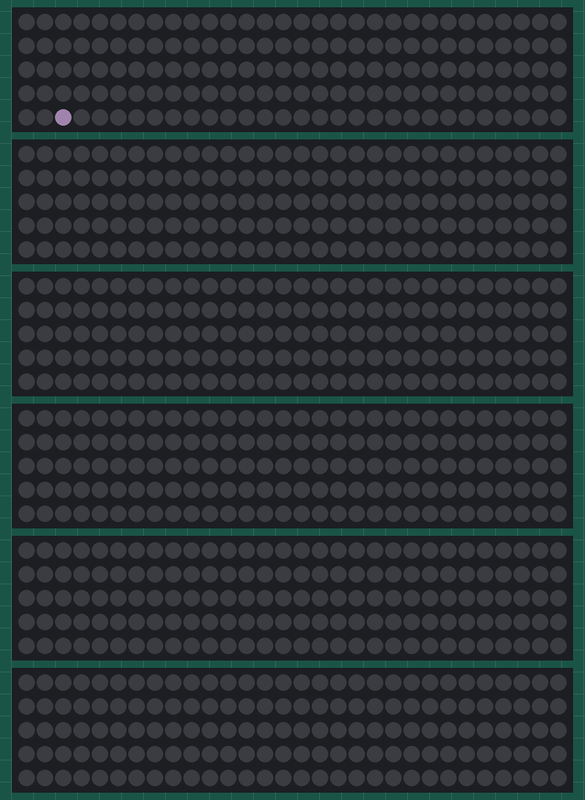
The sketch below on a simulated ESP32. Parts: 6 × 150 RGB LEDs in strip order, left to right, continuing on the next row. Dim RGB values are drawn brighter than linear; random numbers use the default seed unless the sketch sets one.

Above: at 5.06 s.
At 8.7 s:
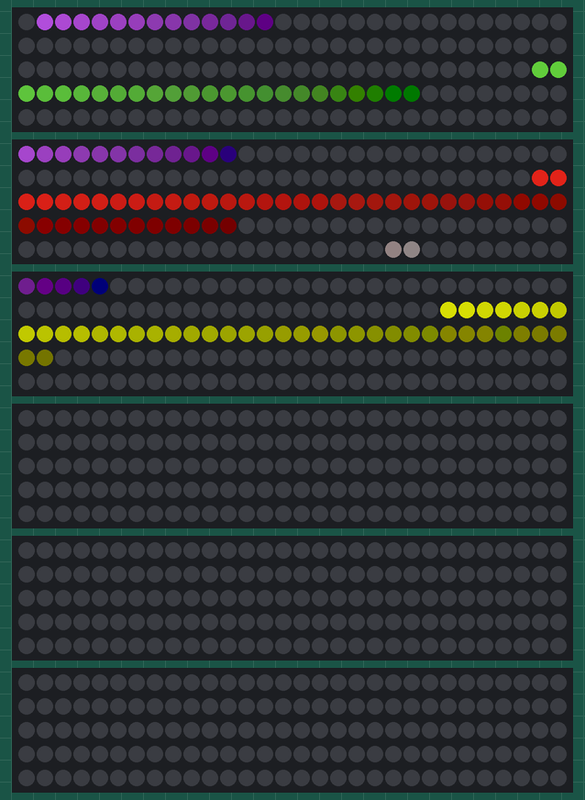
At 12.62 s:
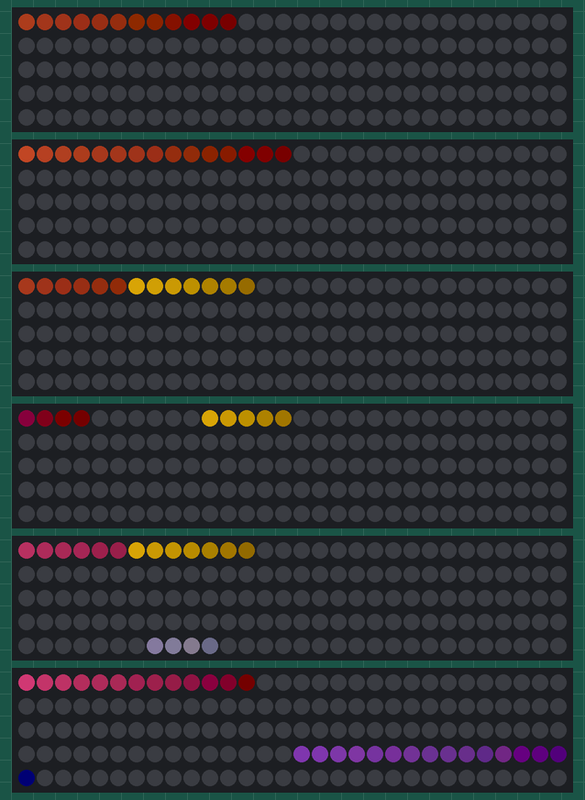
At 20.15 s:
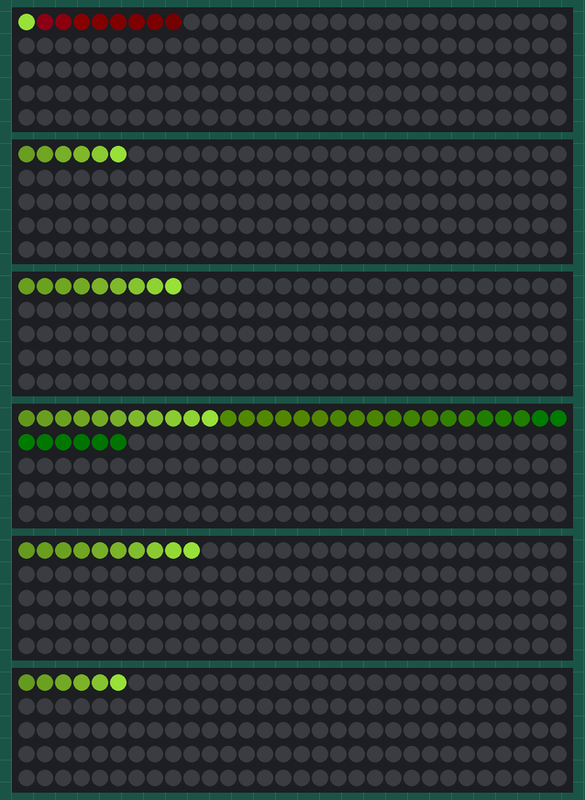
At 29.77 s:
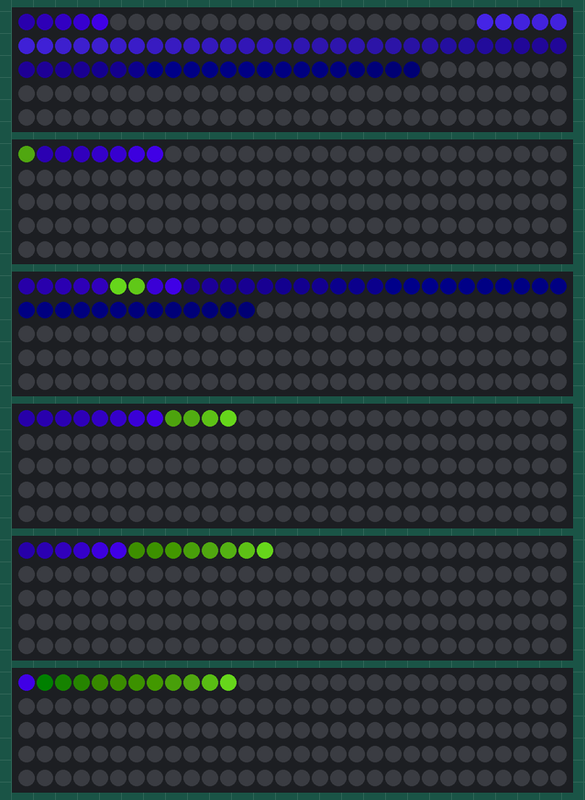
At 39.72 s:
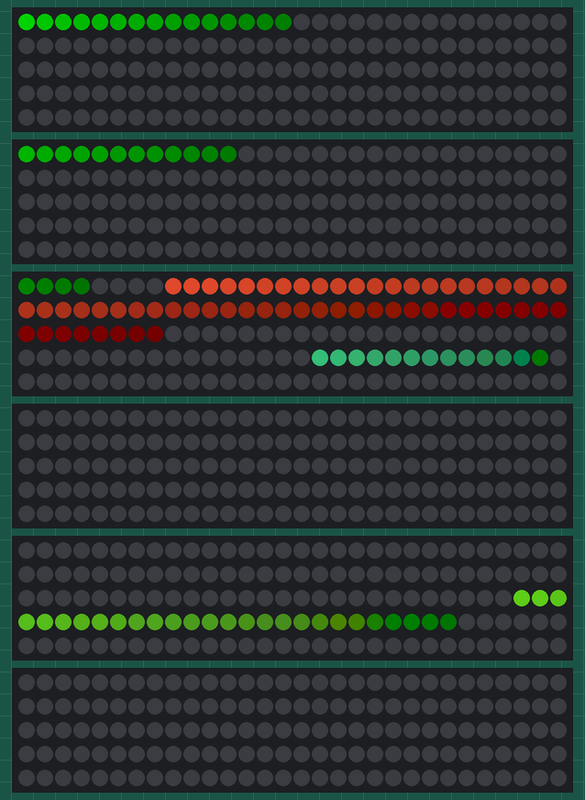

The sketch:

mistress.ino
```cpp
#include "mistress.h"

void setup() {
	pinMode(LED_S1, OUTPUT);
	pinMode(LED_S2, OUTPUT);
	pinMode(LED_S3, OUTPUT);
	pinMode(LED_S4, OUTPUT);
	pinMode(LED_S5, OUTPUT);
	pinMode(LED_S6, OUTPUT);

	FastLED.addLeds<WS2811, LED_S1, GRB>(frame_buffer + NumLedsPerTrack * 0, NumLedsPerTrack);
	FastLED.addLeds<WS2811, LED_S2, GRB>(frame_buffer + NumLedsPerTrack * 1, NumLedsPerTrack);
	FastLED.addLeds<WS2811, LED_S3, GRB>(frame_buffer + NumLedsPerTrack * 2, NumLedsPerTrack);
	FastLED.addLeds<WS2811, LED_S4, GRB>(frame_buffer + NumLedsPerTrack * 3, NumLedsPerTrack);
	FastLED.addLeds<WS2811, LED_S5, GRB>(frame_buffer + NumLedsPerTrack * 4, NumLedsPerTrack);
	FastLED.addLeds<WS2811, LED_S6, GRB>(frame_buffer + NumLedsPerTrack * 5, NumLedsPerTrack);
	display.set();
}

void loop() {
	animator.wait_for_frame();
	animator.tick();
	display.render();
	FastLED.show();
}
```

animator.cpp
```cpp
#include "mistress.h"


CRGB frame_buffer[NumTracks * NumLedsPerTrack];

Animator::Animator()
{
}

void Animator::wait_for_frame()
{
	auto time = _time;
	while (time - _prev_time < FramePeriod)
	{
		time = millis();
	}
}

void Animator::tick()
{
	_prev_time = _time;
	_time = millis();

	display.animate(_time - _prev_time);
}

Animator animator;
```

display.cpp
```cpp
#include "mistress.h"

Display::Display()
{
	for (int i = 0; i < NumTracks; ++i)
	{
		_tracks[i].set_track_id(i);
	}

	int s = 0;
	for (int t0 = 0; t0 < NumTracks; ++t0)
	{
		for (int r = 0; r < NumRocketsPerTrack; ++r)
		{
			for (int t1 = 0; t1 < NumTracks; ++t1)
			{
				_splashePtrs[s++] = & _tracks[t1]._splashes[NumRocketsPerTrack * t0 + r];
			}
		}
		_tracks[t0].set_splashes(_splashePtrs + NumRocketsPerTrack * NumTracks * t0);
	}
}

void Display::set()
{
	for (int i = 0; i < NumTracks; ++i)
	{
		_tracks[i].set();
	}
	for (unsigned int b = 0; b < sizeof(frame_buffer) / sizeof(frame_buffer[0]); ++b)
	{
		frame_buffer[b] = CRGB(0, 0, 0);
	}
}

void Display::reset()
{
	set();
}

void Display::animate(long ticks)
{
	for (int i = 0; i < NumTracks; ++i)
	{
		_tracks[i].animate(ticks);
	}
}

void Display::render()
{
	// fade previous frame
	for (unsigned int b = 0; b < sizeof(frame_buffer) / sizeof(frame_buffer[0]); ++b)
	{
		CRGB rgb = frame_buffer[b];
		frame_buffer[b] = CRGB((int) rgb.r * 7 / 8,
	                           (int) rgb.g * 7 / 8,
	                           (int) rgb.b * 7 / 8);
	}
	for (int i = 0; i < NumTracks; ++i)
	{
		_tracks[i].render();
	}
}

Display display;
```

mistress.h
```cpp
#ifdef ARDUINO
#include <FastLED.h>

const int LED_S1 = 13;
const int LED_S2 = 27;
const int LED_S3 = 26;
const int LED_S4 = 25;
const int LED_S5 = 33;
const int LED_S6 = 32;

#else
#include <iostream>
#include <iomanip>
#include "system.h"
#endif


/* For DOIT ESP32 DEVKIT V1   (ESP32-VROOM-32D 30-pin layout)
 * EN
 * SENSOR VP
 * SENSOR VN
 * 34
 * 35
 * 32  - strip 6
 * 33  - strip 5
 * 25  - strip 4
 * 26  - strip 3
 * 27  - strip 2
 * 14
 * 12
 * 13  - strip 1
 * GND - ground to board
 * 5V  - 5V to src
*/

// Hardware setup

const long NumTracks = 6;
const long NumStripsPerTrack = 1;
const long NumLedsPerStrip = 150;
const long NumLedsPerTrack = NumStripsPerTrack * NumLedsPerStrip;
const long NumRocketsPerTrack = 2;
const long NumSplashesPerTrack = NumRocketsPerTrack * NumTracks;

const unsigned char max_power = 255;

const long FramePeriod = 1024 / 30;

extern CRGB frame_buffer[NumTracks * NumLedsPerTrack];

// Data classes

struct Splash
{
	Splash();
	void set();
	void reset();
	void animate(long ticks);
	void render();

	bool _active;
	int _track_id;
	long _pos;
	long _prev_pos;
	int _vel;
	int _acc;
	CHSV _hsv;
};

struct Rocket
{
	Rocket();
	void set_splashes(Splash ** splashePtrs);
	void set();
	void reset();
	void animate(long ticks);
	void render();

	int _track_id;
	Splash ** _splash_ptrs;
	long _time_to_start;
	long _pos;
	long _prev_pos;
	int _vel;
	int _acc;
	CHSV _max_hsv;
	CHSV _current_hsv;
	CHSV _init_hsv;
};

#ifndef ARDUINO
std::ostream & operator << (std::ostream & os, Rocket const & rhs);
#endif

struct Track
{
	Track();
	void set_track_id(int track_id);
	void set_splashes(Splash ** splashes);
	void set();
	void reset();
	void animate(long ticks);
	void render();

	int _track_id;
	Rocket _rockets[NumRocketsPerTrack];
	Splash _splashes[NumSplashesPerTrack];
};

struct Display
{
	Display();
	void set();
	void reset();
	void animate(long ticks);
	void render();

	Track _tracks[NumTracks];
	Splash * _splashePtrs[NumSplashesPerTrack * NumTracks];
};

extern Display display;

// Animator

class Animator
{
public:
	Animator();
	void wait_for_frame();
	void tick();

	long get_time() { return _time; }
	long get_prev_time() { return _prev_time; }

private:
	long _time = 0;
	long _prev_time = 0;
};

extern Animator animator;
```

rocket.cpp
```cpp
#include "mistress.h"

Rocket::Rocket()
{
}

void Rocket::set_splashes(Splash ** splash_ptrs)
{
	_splash_ptrs = splash_ptrs;
}


void Rocket::set()
{
#ifndef ARDUINO
	std::cout << "Rocket::set - " << _track_id << "; " << this << '\n';
	for (int i = 0; i < NumTracks; ++i)
	{
		std::cout << " - Splash: " << _splash_ptrs[i] << '\n';
	}
#endif
	reset();
}

void Rocket::reset()
{
	_time_to_start = random(4000, 20000);
	_prev_pos = _pos = random(NumLedsPerTrack * 3 / 4 * 1000000, NumLedsPerTrack * 1000000);
	_vel = - random(10000);
	_acc = -50;
	_max_hsv = CHSV(random(256), 128 + random(128), random(max_power * 3 / 4, max_power));
	_current_hsv = CHSV(_max_hsv.h, 0, _max_hsv.v / 4);
	_init_hsv = _current_hsv;
}

void Rocket::animate(long ticks)
{
	_time_to_start -= ticks;

	if (_time_to_start > 0)
		{ return; }

	_prev_pos = _pos;
	_vel += _acc * ticks;
	_pos += _vel * ticks;

	auto iv = NumLedsPerTrack * 1024 / 2;
	auto pf = max((long) 0, _pos / 1024 - iv);
	auto df = iv - pf;
	_current_hsv.s = (long) (_init_hsv.s * pf) / iv + (long) (_max_hsv.s * df) / iv;
	_current_hsv.v = (long) (_init_hsv.v * pf) / iv + (long) (_max_hsv.v * df) / iv;

	if (_pos < 0)
	{
		for (int s = 0; s < NumTracks; ++s)
		{
			int dist = (abs(s - _track_id) + NumTracks) % NumTracks;
			dist *= dist;
			_splash_ptrs[s]->_active = true;
			_splash_ptrs[s]->_pos = 0;
			_splash_ptrs[s]->_vel = - _vel / 6 - _vel * (NumTracks - dist) / NumTracks / 6;
			_splash_ptrs[s]->_acc = _acc;
			_splash_ptrs[s]->_hsv = _current_hsv;
		}
	}

	if (_prev_pos < 0)
	{
		reset();
	}
}

void Rocket::render()
{
	if (_time_to_start > 0)
		{ return; }

	CRGB * buf = & frame_buffer[_track_id * NumLedsPerTrack];
	CRGB col = CRGB(_current_hsv);

	// always light up at least one
	auto p = _pos / 1024 / 1024;
	if (p >= 0)
	{
		buf[p] = col;
	}

	// light up any skipped pixels for fast-movers
	auto pp = _prev_pos / 1024 / 1024;
	for (int pt = p; pt < pp; ++pt)
	{
		if (pt >= 0)
		{
			buf[pt] = col;
		}
	}
}

#ifndef ARDUINO
std::ostream & operator << (std::ostream & os, Rocket const & rhs)
{
	os << "pos: " << std::setw(9) << rhs._pos
	   << "; prev_pos: " << std::setw(9) << rhs._prev_pos
	   << "; tts: " << std::setw(5) << rhs._time_to_start
	   << "; vel: " << std::setw(7) << rhs._vel
	   << "; cur: " << std::setw(3) << (int) rhs._current_hsv.h
	   << ", "  << std::setw(3) << (int) rhs._current_hsv.s
	   << ", "  << std::setw(3) << (int) rhs._current_hsv.v
	   << '\n';

	return os;
}
#endif
```

splash.cpp
```cpp
#include "mistress.h"

Splash::Splash()
{
}

void Splash::set()
{
#ifndef ARDUINO
	std::cout << "Splash::set - " << _track_id << "; " << this << '\n';
#endif
	reset();
}

void Splash::reset()
{
	_active = false;
	_prev_pos = _pos = 0;
	_vel = 0;
	_acc = 0;
}

void Splash::animate(long ticks)
{
	if (_active == false)
		{ return; }

	_vel += _acc * ticks;
	_prev_pos = _pos;
	_pos += _vel * ticks;

	if (_prev_pos < 0)
	{
		reset();
	}
}

void Splash::render()
{
	if (_active == false)
		{ return; }

	CRGB * buf = & frame_buffer[_track_id * NumLedsPerTrack];
	CRGB col = CRGB(_hsv);

	auto p = _pos / 1024 / 1024;
	if (p >= 0)
	{
		buf[p] = col;
	}

	// light up any skipped pixels for fast-movers
	auto pp = _prev_pos / 1024 / 1024;
	for (int pt = p; pt < pp; ++pt)
	{
		if (pt >= 0)
		{
			buf[pt] = col;
		}
	}
}
```

system.cpp
```cpp
#ifndef ARDUINO

#include "system.h"
#include <chrono>

class MilliClock
{
public:
	MilliClock()
	: _start_time(std::chrono::steady_clock::now())
	{
	}

	long long millis() const
	{
		auto now = std::chrono::steady_clock::now();
		auto elapsed = std::chrono::duration_cast<std::chrono::milliseconds>(now - _start_time);
		return elapsed.count();
	}

private:
	std::chrono::time_point<std::chrono::steady_clock> _start_time;
};

MilliClock millis_clock;

long millis()
{
	return (long) millis_clock.millis();
}

#endif
```

track.cpp
```cpp
#include "mistress.h"

Track::Track()
{
}

void Track::set_track_id(int track_id)
{
	_track_id = track_id;

	for (int r = 0; r < NumRocketsPerTrack; ++r)
	{
		_rockets[r]._track_id = track_id;
	}

	for (int s = 0; s < NumTracks * NumRocketsPerTrack; ++s)
	{
		_splashes[s]._track_id = track_id;
	}
}

void Track::set_splashes(Splash ** splashes)
{
	for (int r = 0; r < NumRocketsPerTrack; ++r)
	{
		_rockets[r].set_splashes(splashes + NumSplashesPerTrack / 2 * r);
	}
}

void Track::set()
{
#ifndef ARDUINO
	std::cout << "Track::set - " << _track_id << "; " << this << '\n';
#endif
	for (int r = 0; r < NumRocketsPerTrack; ++r)
	{
		_rockets[r].set();
	}
	for (int s = 0; s < NumSplashesPerTrack; ++s)
	{
		_splashes[s].set();
	}
}

void Track::reset()
{
	for (int r = 0; r < NumRocketsPerTrack; ++r)
	{
		_rockets[r].reset();
	}
	for (int s = 0; s < NumSplashesPerTrack; ++s)
	{
		_splashes[s].reset();
	}
}

void Track::animate(long ticks)
{
	for (int r = 0; r < NumRocketsPerTrack; ++r)
	{
		_rockets[r].animate(ticks);
	}
	for (int s = 0; s < NumSplashesPerTrack; ++s)
	{
		_splashes[s].animate(ticks);
	}
}

void Track::render()
{
	for (int r = 0; r < NumRocketsPerTrack; ++r)
	{
		_rockets[r].render();
	}
	for (int s = 0; s < NumSplashesPerTrack; ++s)
	{
		_splashes[s].render();
	}
}
```
